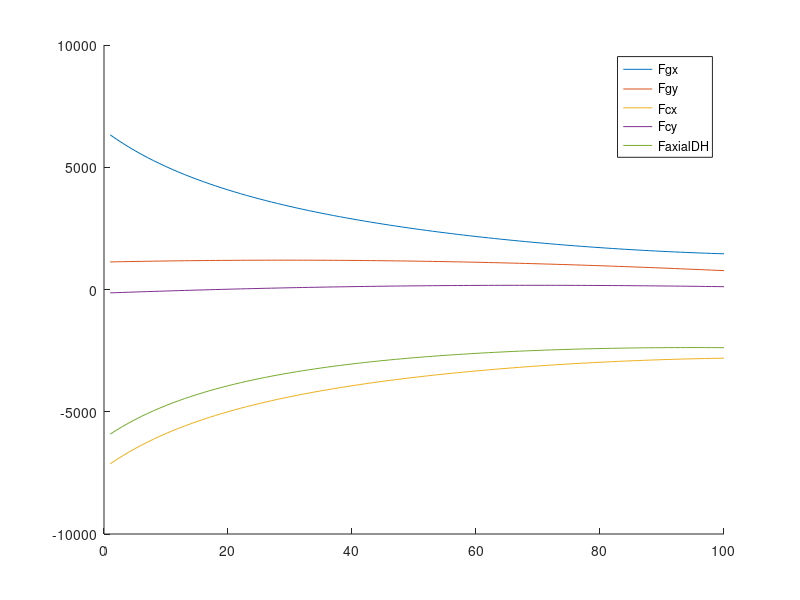
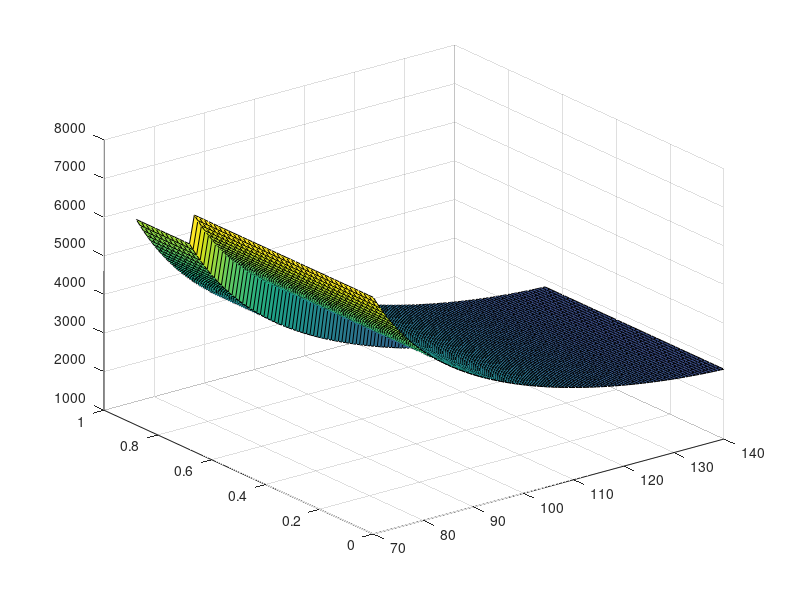
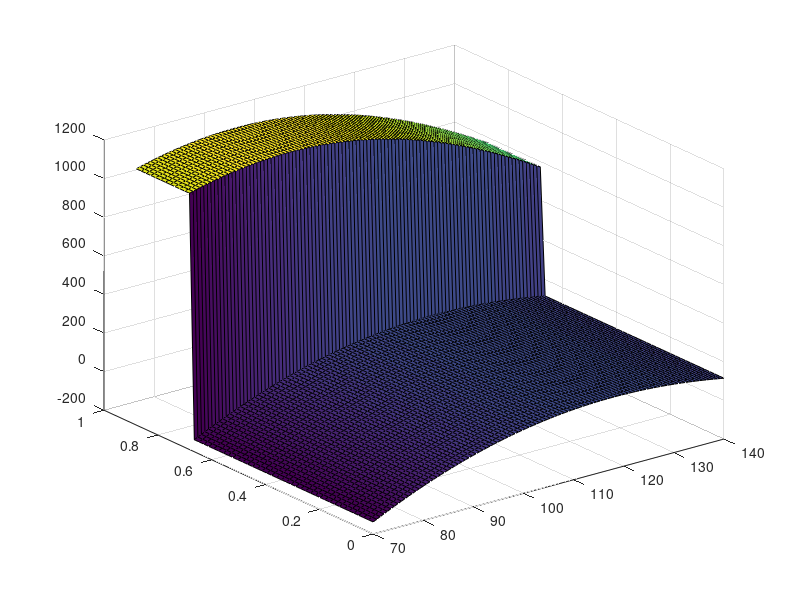
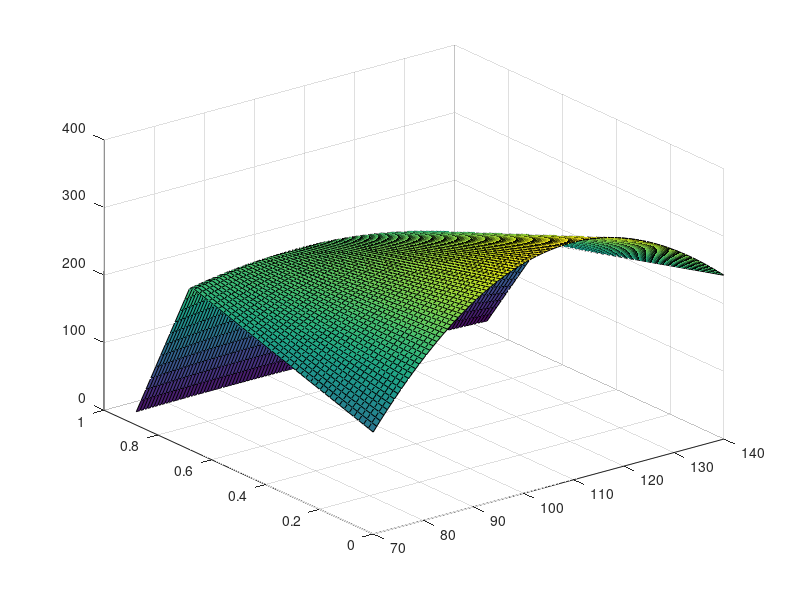

MATLAB code to generate these figures, in order: (Note: this script raises an error after producing the figures.)
clc;
% clear variables;
clear all;

Designation='50 X 25 X 2.9';%input('Section shape\n');

%% Mass

mg=0;
Mg=1200;
F_load=mg+Mg;
Fs=1500;
Sections=50;

%% Length Definition

Lac=.5905;
Lad=.493;
Lcd=.15207;
Lgh=.15207;
Lcg=.880;
Ldh=.880;
Lck=.665;
Lce=.60978;
Lgj=.30093;
delta=acosd(Lac/Lce);


%%

theta=linspace(70,140,100);
theta_2=(theta-90);
temp=theta-delta;
L=sqrt(Lce^2+Lck^2-2*Lce*Lck*cosd(temp));
phi=asind(Lce.*sind(temp)./L);
% EK=sqrt(Lck^2+Lce^2-2*Lck*Lce*cosd(temp));
% psi=asind(EK/(Lce*sind(temp)));

%% Forces

M_load=F_load*Lgj;
Fx_spring=Fs.*cosd(phi);
Fy_spring=Fs.*sind(phi);
Subtend=atand(110/105);
Fhx=(M_load./(Lgh.*sind(theta-Subtend)));
Fgx=+Fhx-F_load*cosd(180-theta);
Fgy=F_load*sind(180-theta);
Fdx=Fhx;
Fcx=-Fgx-Fx_spring;
Fcy=Fgy-Fy_spring;

%% Force and moment distribution

%For lower beam
F_axial_DH=-Fdx;
%For upper beam
%Axial
dL=Lcg/Sections;
l=dL;
for i=1:Sections
    if l<(Lcg-Lck)
        F_axial_CG(i,:)=Fgx;
    else
        F_axial_CG(i,:)=Fgx+Fx_spring;
    end
    l=l+dL;
end
%Shear
l=dL;
for i=1:Sections
    if l<(Lcg-Lck)
        F_shear_CG(i,:)=Fgy;
    else
        F_shear_CG(i,:)=Fgy-Fy_spring;
    end
    l=l+dL;
end
%Moment
l=dL;
for i=1:Sections
    if l<(Lcg-Lck)
        M_shear_CG(i,:)=Fgy*l;
    else
        M_shear_CG(i,:)=Fgy*l-Fy_spring*(Lck+l-Lcg);
    end
    l=l+dL;
end

F_shear_CG=flip(F_shear_CG);
M_shear_CG=flip(M_shear_CG);
F_axial_CG=flip(F_axial_CG);
l_array=linspace(0,Lcg,Sections);
%% Plot

figure(1)
hold on
plot(Fgx);
plot(Fgy);
% plot(Fhx);
% plot(Fdx);
plot(Fcx);
plot(Fcy);
plot(F_axial_DH);
legend('Fgx','Fgy','Fcx','Fcy','FaxialDH');
hold off

figure(2)
surf(theta,l_array,F_axial_CG);

figure(3)
surf(theta,l_array,F_shear_CG);

figure(4)
surf(theta,l_array,M_shear_CG);




%%%%%%%%%%%%%%%%%%%%%%%%%%%%%%%%%%%%%%%%%
[Section,Ixx,SecArea,X,Y,Tx,Ty]=Data(Designation);
for i=1:100
    for j=1:Sections
        [Sigma_vm_max(j,i)]=Stress_P(F_shear_CG(j,i),F_axial_CG(j,i),M_shear_CG(j,i),0,Section,Ixx,SecArea,X,Y,Tx,Ty);
    end
end

A = max(Sigma_vm_max, [], 'all');

figure(5)
surf(theta,l_array,Sigma_vm_max);

%% 
function [Section,Ixx,SecArea,X,Y,Tx,Ty] = Data(Designation)
opts = spreadsheetImportOptions("NumVariables", 12);

% Specify sheet and range
opts.Sheet = "Sheet1";
opts.DataRange = "A2:L277";

% Specify column names and types
opts.VariableNames = ["Designation", "Section", "D", "B", "t", "T", "M", "A", "Ix", "Iy", "Rx", "Ry"];
opts.VariableTypes = ["string", "categorical", "double", "double", "double", "double", "double", "double", "double", "double", "double", "double"];

% Specify variable properties
opts = setvaropts(opts, "Designation", "WhitespaceRule", "preserve");
opts = setvaropts(opts, ["Designation", "Section"], "EmptyFieldRule", "auto");

% Import the data
Crosssectionproperties = readtable("C:\Users\ripun\MTech_Project\data\Cross section properties.xlsx", opts, "UseExcel", false);
l=height(Crosssectionproperties);
clear opts
l=height(Crosssectionproperties);
for loop=1:l
    if Designation==Crosssectionproperties.Designation(loop)
        Section=Crosssectionproperties.Section(loop);
        Ixx=Crosssectionproperties.Ix(loop);
        SecArea=Crosssectionproperties.A(loop);
        X=Crosssectionproperties.B(loop);
        Y=Crosssectionproperties.D(loop);
        Tx=Crosssectionproperties.t(loop);
        Ty=Crosssectionproperties.T(loop);
    end
end

end
%% 
function [Sigma_vm_max] = Stress_P(F_shear_CG,F_a,M_shear_CG,M,Section,Ixx,SecArea,X,Y,Tx,Ty)
        Sigma_min = 0;
        Sigma_min_2 = 0;
%         [Section,Ixx,SecArea,X,Y,Tx,Ty]=Data(Designation);

switch Section
    case 'P'
        
        SecArea_1=SecArea*10^-4;
        Ixx_1=Ixx*10^-8;
        Sigma_T = F_a/SecArea_1;
        Sigma_M = M_shear_CG*(Y/2)/Ixx_1*10^(-3);
        Sigma_MM = M*(Y/2)/Ixx_1*10^(-3);
        Sigma_max = (Sigma_T+Sigma_M-Sigma_MM)/10^6;
        Sigma_max_2 = (Sigma_T-Sigma_M+Sigma_MM)/10^6;


        Sigma_max_In = Sigma_max;
        Sigma_min_In = 0;
        Sigma_max_In_2 = Sigma_max;
        Sigma_min_In_2 = 0;

    case 'B'
        
        SecArea_1=SecArea*10^-4;
        Ixx_1=Ixx*10^-8;
        Sigma_T = F_a/SecArea_1;
        Sigma_M = M_shear_CG*(Y/2)/Ixx_1*10^(-3);
        Sigma_MM = M*(Y/2)/Ixx_1*10^(-3);
        Sigma_max = (Sigma_T+Sigma_M-Sigma_MM)/10^6;
        Sigma_max_2 = (Sigma_T-Sigma_M+Sigma_MM)/10^6;
        
        Q = (Ty*X)*(Y/2-Ty/2)*10^(-9);
        tau = F_shear_CG*Q/Ixx_1/Tx/2*10^(3);
        Sigma_MM_2 = M*(Y/2-Ty)/Ixx_1*10^(-3);
        Sigma_M_temp = M_shear_CG*(Y/2-Ty)/Ixx_1*10^(-3)+Sigma_T-Sigma_MM_2;
        Sigma_M_temp_2 = -M_shear_CG*(Y/2-Ty)/Ixx_1*10^(-3)+Sigma_T+Sigma_MM_2;
        Sigma_max_In = (Sigma_M_temp/2+sqrt((Sigma_M_temp/2)^2+tau^2))/10^6;
        Sigma_min_In = (Sigma_M_temp/2-sqrt((Sigma_M_temp/2)^2+tau^2))/10^6;
        Sigma_max_In_2 = (Sigma_M_temp_2/2+sqrt((Sigma_M_temp_2/2)^2+tau^2))/10^6;
        Sigma_min_In_2 = (Sigma_M_temp_2/2-sqrt((Sigma_M_temp_2/2)^2+tau^2))/10^6;
    case 'L'
        
        SecArea_1=SecArea*10^-4;
        Ixx_1=Ixx*10^-8;
        Sigma_T = F_a/SecArea_1;
        Sigma_M = M_shear_CG*(Y/2)/Ixx_1*10^(-3);
        Y=Y-((X*Ty^2/Tx+Y^2-Ty^2)/(2*(Ty*X/Tx-Ty+Y)));
        Sigma_MM = M*(Y)/Ixx_1*10^(-3);
        Sigma_max = (Sigma_T+Sigma_M-Sigma_MM)/10^6;
        

        Sigma_max_In = Sigma_max;
        Sigma_min_In = 0;
%         Q = (Ty*Y)*(X/2-Ty/2)*10^(-9);
%         tau = F_p*Q/Ixx/Tx*10^(3);
%         Sigma_MM_2 = M*(X/2-Ty)/Ixx*10^(-3);
%         Sigma_M_temp = (F_p*L)*(X/2-Ty)/Ixx*10^(-3)+Sigma_T-Sigma_MM_2;
%         Sigma_max_2 = (Sigma_M_temp/2+sqrt((Sigma_M_temp/2)^2+tau^2))/10^6;
%         Sigma_min_2 = (Sigma_M_temp/2-sqrt((Sigma_M_temp/2)^2+tau^2))/10^6;


    case 'C'
       
        SecArea_1=SecArea*10^-4;
        Ixx_1=Ixx*10^-8;
        Sigma_T = F_a/SecArea_1;
        Sigma_M = M_shear_CG*(Y/2)/Ixx_1*10^(-3);
        Sigma_MM = M*(Y/2)/Ixx_1*10^(-3);
        Sigma_max = (Sigma_T+Sigma_M-Sigma_MM)/10^6;
        Sigma_max_2 = (Sigma_T-Sigma_M+Sigma_MM)/10^6;

        Q = (Ty*X)*(Y/2-Ty/2)*10^(-9);
        tau = F_shear_CG*Q/Ixx_1/Tx*10^(3);
        Sigma_MM_2 = M*(Y/2-Ty)/Ixx_1*10^(-3);
        Sigma_M_temp = M_shear_CG*(Y/2-Ty)/Ixx_1*10^(-3)+Sigma_T-Sigma_MM_2;
        Sigma_M_temp_2 = -M_shear_CG*(Y/2-Ty)/Ixx_1*10^(-3)+Sigma_T+Sigma_MM_2;
        Sigma_max_In = (Sigma_M_temp/2+sqrt((Sigma_M_temp/2)^2+tau^2))/10^6;
        Sigma_min_In = (Sigma_M_temp/2-sqrt((Sigma_M_temp/2)^2+tau^2))/10^6;
        Sigma_max_In_2 = (Sigma_M_temp_2/2+sqrt((Sigma_M_temp_2/2)^2+tau^2))/10^6;
        Sigma_min_In_2 = (Sigma_M_temp_2/2-sqrt((Sigma_M_temp_2/2)^2+tau^2))/10^6;

    case 'I'
       
        SecArea_1=SecArea*10^-4;
        Ixx_1 = Ixx*10^-8;
        Sigma_T = F_a/SecArea_1;
        Sigma_M = M_shear_CG*(Y/2)/Ixx_1*10^(-3);
        Sigma_MM = M*(Y/2)/Ixx_1*10^(-3);
        Sigma_max = (Sigma_T+Sigma_M-Sigma_MM)/10^6;
        Sigma_max_2 = (Sigma_T-Sigma_M+Sigma_MM)/10^6;

        Q = (Ty*X)*(Y/2-Ty/2)*10^(-9);
        tau = F_shear_CG*Q/Ixx_1/Tx*10^(3);
        Sigma_MM_2 = M*(Y/2-Ty)/Ixx_1*10^(-3);
        Sigma_M_temp = M_shear_CG*(Y/2-Ty)/Ixx_1*10^(-3)+Sigma_T-Sigma_MM_2;
        Sigma_M_temp_2 = -M_shear_CG*(Y/2-Ty)/Ixx_1*10^(-3)+Sigma_T+Sigma_MM_2;
        Sigma_max_In = (Sigma_M_temp/2+sqrt((Sigma_M_temp/2)^2+tau^2))/10^6;
        Sigma_min_In = (Sigma_M_temp/2-sqrt((Sigma_M_temp/2)^2+tau^2))/10^6;
        Sigma_max_In_2 = (Sigma_M_temp_2/2+sqrt((Sigma_M_temp_2/2)^2+tau^2))/10^6;
        Sigma_min_In_2 = (Sigma_M_temp_2/2-sqrt((Sigma_M_temp_2/2)^2+tau^2))/10^6;

end

Sigma_vm_1=sqrt(Sigma_max^2+Sigma_min^2-Sigma_max*Sigma_min);
Sigma_vm_2=sqrt(Sigma_max_2^2+Sigma_min_2^2-Sigma_max_2*Sigma_min_2);
Sigma_vm_3=sqrt(Sigma_max_In^2+Sigma_min_In^2-Sigma_max_In*Sigma_min_In);
Sigma_vm_4=sqrt(Sigma_max_In_2^2+Sigma_min_In_2^2-Sigma_max_In_2*Sigma_min_In_2);
Sigma_vm_max=max([Sigma_vm_1,Sigma_vm_2,Sigma_vm_3,Sigma_vm_4]);

end